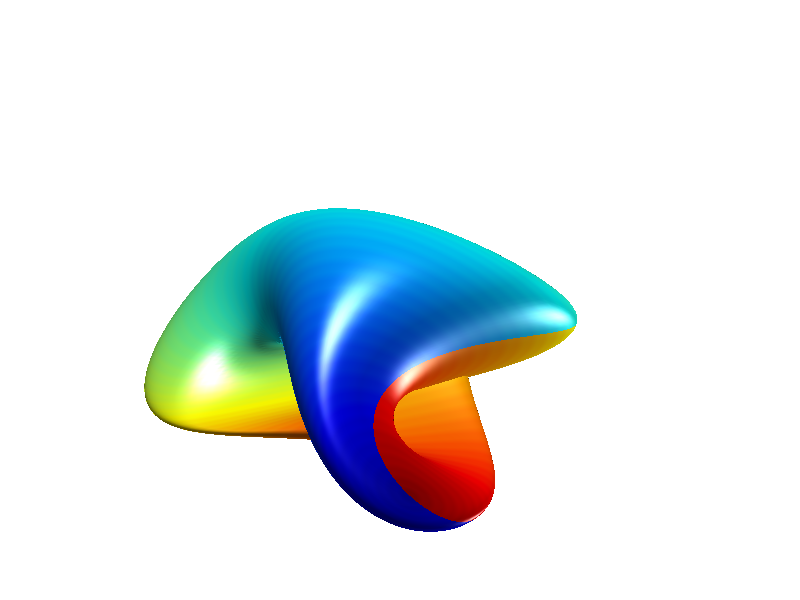

The MATLAB script that drew this image:
%% Werner Boy's Surface
% In 1901, David Hilbert assigned Werner Boy the task of proving once and
% for all that it was impossible to embed the Projective Plane into 3-space
% without singularities. Instead Boy came back with this surface. It has a
% triple point, but no singularity. 

% Copyright 1984-2004 The MathWorks, Inc.
% $Revision: 1.1.4.1 $  $Date: 2004/03/22 23:54:46 $

n = 128;
u = linspace(0,pi,n);
v = linspace(0,pi,n);

u = repmat(u,n,1);
v = repmat(v',1,n);

x = cos(v).*sin(u);
y = sin(v).*sin(u);
z = cos(u);
f = 1/2*((2*x.^2-y.^2-z.^2) + 2*y.*z.*(y.^2-z.^2) +  ...
    z.*x.*(x.^2-z.^2) + x.*y.*(y.^2-x.^2));
g = sqrt(3)/2 * ((y.^2-z.^2) + z.*x.*(z.^2-x.^2) + x.*y.*(y.^2-x.^2));
h = (x+y+z).*((x+y+z).^3 + 4*(y-x).*(z-y).*(x-z));

s = surface(f,g,h/10,u, ...
    'LineStyle','none', ...
    'FaceLighting','gouraud', ...
    'FaceColor','interp');
colormap jet;

axis off;
daspect([1 1 1]);
l1 = light;
l2 = light;
lightangle(l1,70,-40);
lightangle(l2,-30,80);
view(-40,32);
camzoom(1.5);
